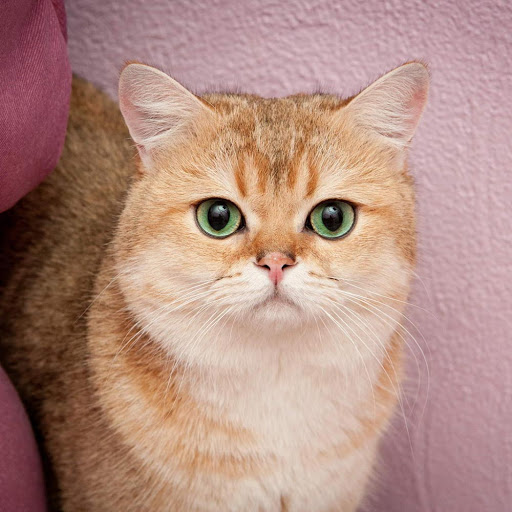
#> input picture input/train_frames/train/cat/cat001.png, 512 x 512 px, found by its file name; its folder holds 3 pictures in this run
$ python main.py
#> lines starting #> are read from the running program, lines starting #| are printed output that depends on the picture
### modul/model_1/model_1.py
import os
import cv2
import numpy as np
from sklearn.model_selection import train_test_split
from sklearn.ensemble import RandomForestClassifier
from sklearn.metrics import accuracy_score
import matplotlib.pyplot as plt
import joblib

class ImageClassifier:
    def __init__(self, dataset_path, image_size=(100, 100), test_size=0.2, random_state=42):
        self.dataset_path = dataset_path
        self.image_size = image_size
        self.test_size = test_size
        self.random_state = random_state
        self.data = []
        self.labels = []
        self.classifier = None

    def extract_features(self, image_path):
        image = cv2.imread(image_path, cv2.IMREAD_GRAYSCALE)
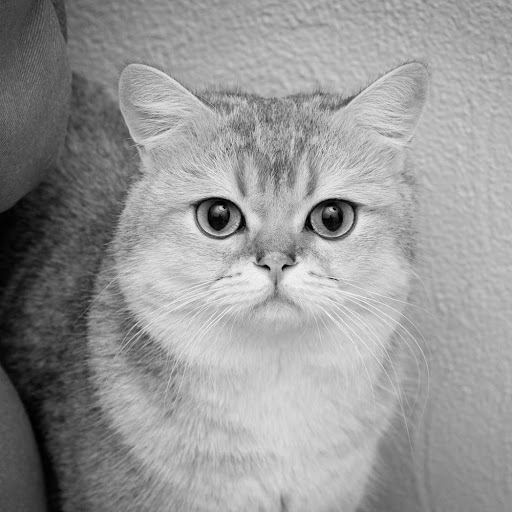
#> image: shape (512, 512); min 0, max 247, mean 150.9
        resized_image = cv2.resize(image, self.image_size)
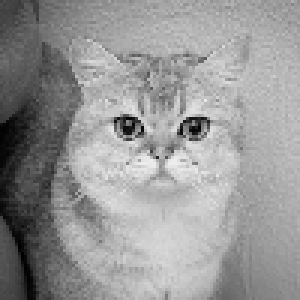
#> resized_image: shape (100, 100) (shown 3 times larger); min 0, max 239, mean 150.7
        return resized_image.flatten()

    def load_data(self):
        for category in os.listdir(self.dataset_path):
            category_path = os.path.join(self.dataset_path, category)
            for image_name in os.listdir(category_path):
                image_path = os.path.join(category_path, image_name)
                self.data.append(self.extract_features(image_path))
                self.labels.append(category)
#> pass 2 of the loop in load_data, `for category in os.listdir(self.dataset_path):`:
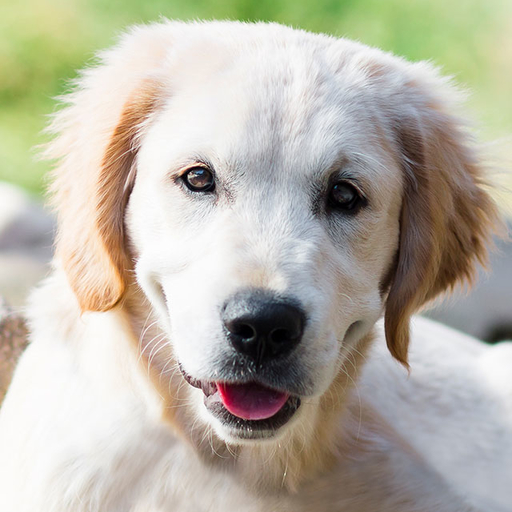
#> input picture input/train_frames/train/dog/dog001.png, 512 x 512 px, found by its file name
#> in extract_features (call 4), `image = cv2.imread(image_path, cv2.IMREAD_GRAYSCALE)`:
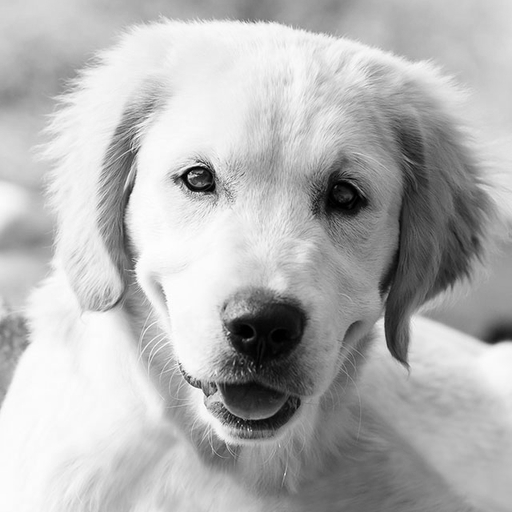
#> image: shape (512, 512); min 0, max 255, mean 179.7
#> in extract_features (call 4), `resized_image = cv2.resize(image, self.image_size)`:
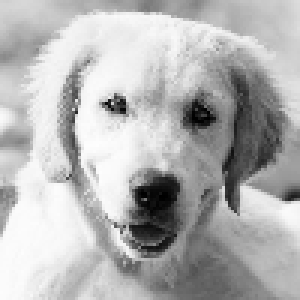
#> resized_image: shape (100, 100) (shown 3 times larger); min 0, max 254, mean 179.6
        self.data = np.array(self.data)
        self.labels = np.array(self.labels)

    def train(self):
        X_train, X_test, y_train, y_test = train_test_split(self.data, self.labels, test_size=self.test_size, random_state=self.random_state)
        self.classifier = RandomForestClassifier(n_estimators=100, random_state=self.random_state)
        self.classifier.fit(X_train, y_train)

        predictions = self.classifier.predict(X_test)
        accuracy = accuracy_score(y_test, predictions)
        joblib.dump(self.classifier, './modeel_1.h5')
        return accuracy

    def predict(self, image_path):
        if self.classifier is None:
            print("Classifier not trained yet.")
            return None
        features = self.extract_features(image_path)
        prediction = self.classifier.predict([features])
        return prediction[0]

### modul/model_1/main.py
# import libaries
import os
import cv2
import numpy as np
from sklearn.model_selection import train_test_split
from sklearn.ensemble import RandomForestClassifier
from sklearn.metrics import accuracy_score
import matplotlib.pyplot as plt
# import model
from model_1 import ImageClassifier

if __name__ == "__main__":
    classifier = ImageClassifier(dataset_path=f"C:/Programming_Work/Project/Python/CuoiKy/dog_cat/input/train_frames/train")
    classifier.load_data()
    features = classifier.extract_features(f"C:/Programming_Work/Project/Python/CuoiKy/dog_cat/input/train_frames/train/cat/cat002.png")
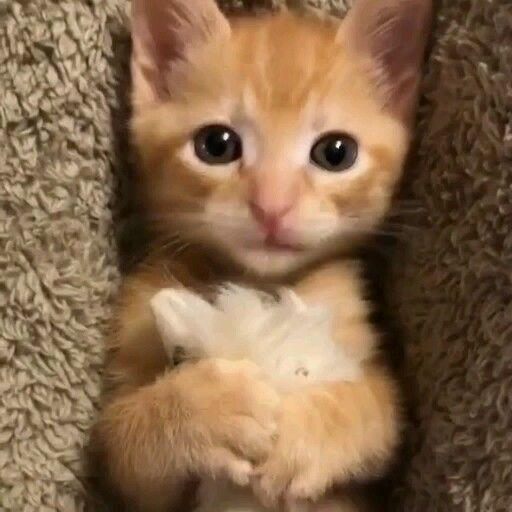
#> input picture input/train_frames/train/cat/cat002.png, 512 x 512 px, found by its file name
#> in extract_features (call 6), `image = cv2.imread(image_path, cv2.IMREAD_GRAYSCALE)`:
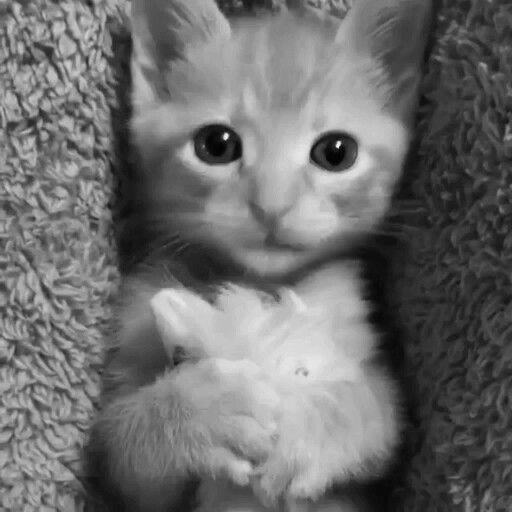
#> image: shape (512, 512); min 0, max 251, mean 109.6
#> in extract_features (call 6), `resized_image = cv2.resize(image, self.image_size)`:
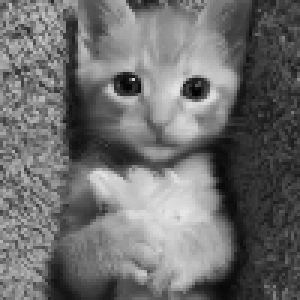
#> resized_image: shape (100, 100) (shown 3 times larger); min 2, max 230, mean 109.6
#> features = 10000 values, max 230 at index 7060, min 2 at index 3165, mean 109.6
    image_matrix = features.reshape(classifier.image_size)
    # Display image
    plt.imshow(image_matrix, cmap='gray')
    plt.axis('off')
    plt.show()


    accuracy = classifier.train()
    print("Accuracy:", accuracy)
    # Example of using the trained classifier to predict a single image
    image_path_to_predict = f"C:/Programming_Work/Project/Python/CuoiKy/dog_cat/input/train_frames/train/cat/cat002.png"
    prediction = classifier.predict(image_path_to_predict)
#> prediction = 'cat'
    print("Prediction for", image_path_to_predict, ":", prediction)
#| Prediction for C:/Programming_Work/Project/Python/CuoiKy/dog_cat/input/train_frames/train/cat/cat002.png : cat
